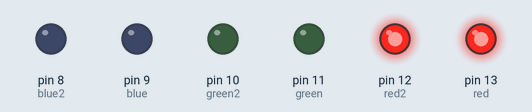
Recording of a sketch running on a simulated Arduino Uno, built with avr-gcc and run on an emulated ATmega328P. Shown: output pins drawn as LEDs (lit = HIGH).

Above: at 0.2 s.
At 0.7 s:
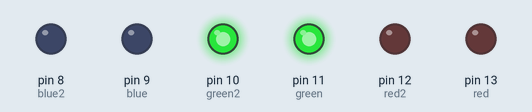
At 2.7 s:
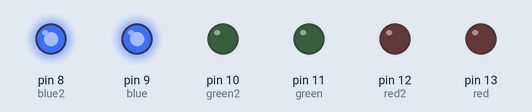
Timing chart, 0 to 3.5 s (numbered marks = the images above):
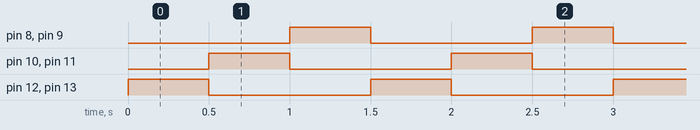

Measured:
- by itself, pin 8 (blue2), pin 9 (blue), pin 10 (green2), pin 11 (green), pin 12 (red2), pin 13 (red): alternates HIGH for 0.50 s and LOW for 1.0 s
- by itself, everything shown: repeats every 3.0 s, in 7 steps

The sketch:

6led.ino
```cpp
int red = 13;
int red2 = 12;

int green = 11;
int green2 = 10;

int blue = 9;
int blue2 = 8;
void setup() {
  // put your setup code here, to run once:
    pinMode(red, OUTPUT);
    pinMode(red2, OUTPUT);
    pinMode(green, OUTPUT);
    pinMode(green2, OUTPUT);
    pinMode(blue, OUTPUT);
    pinMode(blue2, OUTPUT);

}

void loop() {
  // put your main code here, to run repeatedly:
   digitalWrite(red, LOW);
   digitalWrite(red2, LOW);
   digitalWrite(green, LOW);
   digitalWrite(green2, LOW);
   digitalWrite(blue, LOW);
   digitalWrite(blue2, LOW);


   for (int i = 0; i < 2; i++) {
    // Blink the red LEDs
    digitalWrite(red, HIGH);
    //delay(500);
    //digitalWrite(red, LOW);
    digitalWrite(red2, HIGH);
    delay(500);
    digitalWrite(red2, LOW);
    digitalWrite(red, LOW);

    // Blink the green LEDs
    digitalWrite(green, HIGH);
    //delay(500);
    //digitalWrite(green, LOW);
    digitalWrite(green2, HIGH);
    delay(500);
    digitalWrite(green2, LOW);
    digitalWrite(green, LOW);

    // Blink the blue LEDs
    digitalWrite(blue, HIGH);
    //delay(500);
    //digitalWrite(blue, LOW);
    digitalWrite(blue2, HIGH);
    delay(500);
    digitalWrite(blue2, LOW);
    digitalWrite(blue, LOW);
  }


}
```
